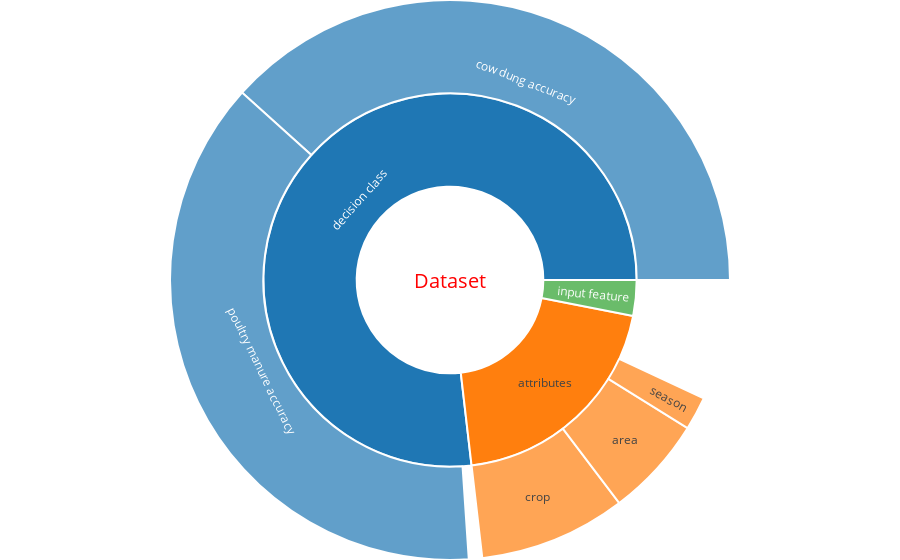

Notebook code cell kept with this figure:
### Code cell
iplot(go.Figure([result], layout))

### Figure 1 — Plotly figure (JSON) as saved in the notebook; plotly's stock layout.template omitted (floating-point values rounded to 4 significant figures)
{"data": [{"labels": ["attributes", "decision class", "input feature", "cow dung accuracy", "poultry manure accuracy", "area", "season", "crop"], "marker": {"line": {"width": 2}}, "outsidetextfont": {"color": "red", "size": 20}, "parents": ["Dataset", "Dataset", "Dataset", "decision class", "decision class", "attributes", "attributes", "attributes"], "type": "sunburst", "uid": "4a5f7b6a-af17-4f50-b50e-1f976398f7fd", "values": [10, 2, 8, 99.3, 97.79, 15, 5, 22]}], "layout": {"margin": {"b": 0, "l": 0, "r": 0, "t": 0}}}
